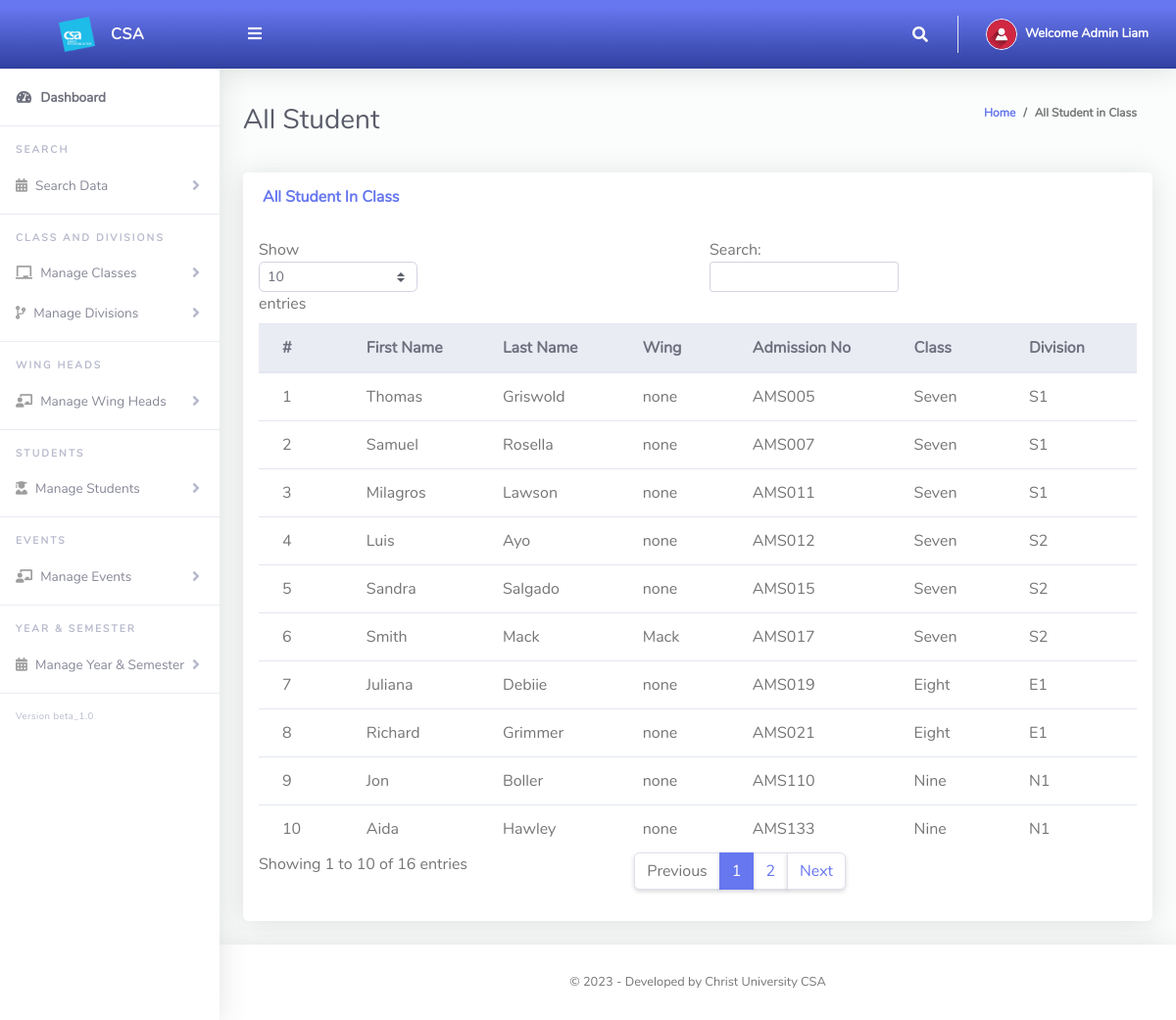
The app's page /Admin/viewStudents.php (signed in) with its own data.
### tables this page shows
CREATE TABLE `tblstudents` (
  `Id` int(10) NOT NULL,
  `firstName` varchar(255) NOT NULL,
  `lastName` varchar(255) NOT NULL,
  `Wing` varchar(255) NOT NULL,
  `admissionNumber` varchar(255) NOT NULL,
  `password` varchar(50) NOT NULL,
  `classId` varchar(10) NOT NULL,
  `classArmId` varchar(10) NOT NULL,
  `dateCreated` varchar(50) NOT NULL
);

CREATE TABLE `tblclass` (
  `Id` int(10) NOT NULL,
  `className` varchar(255) NOT NULL
);

CREATE TABLE `tblclassdivision` (
  `Id` int(10) NOT NULL,
  `classId` varchar(10) NOT NULL,
  `classArmName` varchar(255) NOT NULL,
  `isAssigned` varchar(10) NOT NULL
);

### Admin/viewStudents.php (the view, shortened to what this page needs)
<?php
include '../Includes/dbcon.php';
?>
<!DOCTYPE html>
<html lang="en">
<head>
  <link href="../vendor/fontawesome-free/css/all.min.css" rel="stylesheet" type="text/css">
  <link href="../vendor/bootstrap/css/bootstrap.min.css" rel="stylesheet" type="text/css">
  <link href="css/ruang-admin.min.css" rel="stylesheet">
</head>
<body id="page-top">
  <div id="wrapper">
      <?php include "Includes/sidebar.php";?>
    <div id="content-wrapper" class="d-flex flex-column">
      <div id="content">
       <?php include "Includes/topbar.php";?>
        <div class="container-fluid" id="container-wrapper">
          <div class="d-sm-flex align-items-center justify-content-between mb-4">
            <h1 class="h3 mb-0 text-gray-800">All Student</h1>
            <ol class="breadcrumb">
              <li class="breadcrumb-item"><a href="./">Home</a></li>
              <li class="breadcrumb-item active" aria-current="page">All Student in Class</li>
            </ol>
          </div>
          <div class="row">
            <div class="col-lg-12">
                 <div class="row">
              <div class="col-lg-12">
              <div class="card mb-4">
                <div class="card-header py-3 d-flex flex-row align-items-center justify-content-between">
                  <h6 class="m-0 font-weight-bold text-primary">All Student In Class</h6>
                </div>
                <div class="table-responsive p-3">
                  <table class="table align-items-center table-flush table-hover" id="dataTableHover">
                    <thead class="thead-light">
                      <tr>
                        <th>#</th>
                        <th>First Name</th>
                        <th>Last Name</th>
                        <th>Wing</th>
                        <th>Admission No</th>
                        <th>Class</th>
                        <th>Division</th>
                      </tr>
                    </thead>
                    <tbody>
                  <?php
                      $query = "SELECT tblstudents.Id,tblclass.className,tblclassdivision.classArmName,tblclassdivision.Id AS classArmId,tblstudents.firstName,
                      tblstudents.lastName,tblstudents.Wing,tblstudents.admissionNumber,tblstudents.dateCreated
                      FROM tblstudents
                      INNER JOIN tblclass ON tblclass.Id = tblstudents.classId
                      INNER JOIN tblclassdivision ON tblclassdivision.Id = tblstudents.classArmId";
                      $rs = $conn->query($query);
                      $num = $rs->num_rows;
                      $sn=0;
                      if($num > 0)
                      {
                        while ($rows = $rs->fetch_assoc())
                          {
                             $sn = $sn + 1;
                            echo"
                              <tr>
                                <td>".$sn."</td>
                                <td>".$rows['firstName']."</td>
                                <td>".$rows['lastName']."</td>
                                <td>".$rows['Wing']."</td>
                                <td>".$rows['admissionNumber']."</td>
                                <td>".$rows['className']."</td>
                                <td>".$rows['classArmName']."</td>
                              </tr>";
                          }
                      }
                      else
                      {
                           echo
                           "<div class='alert alert-danger' role='alert'>
                            No Record Found!
                            </div>";
                      }
                      ?>
                    </tbody>
                  </table>
                </div>
              </div>
            </div>
            </div>
          </div>
        </div>
      </div>
       <?php include "Includes/footer.php";?>
    </div>
  </div>
</body>
</html>

### Admin/Includes/sidebar.php (shortened to what this page needs)
<ul class="navbar-nav sidebar sidebar-light accordion " id="accordionSidebar">
     <a class="sidebar-brand d-flex align-items-center bg-gradient-primary  justify-content-center" href="index.php">
       <div class="sidebar-brand-icon" >
         <img src="img/logo/csa logo.png">
       </div>
       <div class="sidebar-brand-text mx-3">CSA</div>
     </a>
     <hr class="sidebar-divider my-0">
     <li class="nav-item active">
       <a class="nav-link" href="index.php">
         <i class="fas fa-fw fa-tachometer-alt"></i>
         <span>Dashboard</span></a>
     </li>
 <hr class="sidebar-divider">
   <div class="sidebar-heading">
     Search
   </div>
 <li class="nav-item">
   <a class="nav-link collapsed" href="#" data-toggle="collapse" data-target="#collapseBootstrapcon8"
     aria-expanded="true" aria-controls="collapseBootstrapcon3">
     <i class="fa fa-calendar-alt"></i>
     <span>Search Data</span>
   </a>
 </li>
     <hr class="sidebar-divider">
     <div class="sidebar-heading">
       Class and Divisions
     </div>
     <li class="nav-item">
       <a class="nav-link collapsed" href="#" data-toggle="collapse" data-target="#collapseBootstrap"
         aria-expanded="true" aria-controls="collapseBootstrap">
         <i class="fas fa-chalkboard"></i>
         <span>Manage Classes</span>
       </a>
     </li>
     <li class="nav-item">
       <a class="nav-link collapsed" href="#" data-toggle="collapse" data-target="#collapseBootstrapusers"
         aria-expanded="true" aria-controls="collapseBootstrapusers">
         <i class="fas fa-code-branch"></i>
         <span>Manage Divisions</span>
       </a>
     </li>
      <hr class="sidebar-divider">
     <div class="sidebar-heading">
       Wing Heads
     </div>
     <li class="nav-item">
       <a class="nav-link collapsed" href="#" data-toggle="collapse" data-target="#collapseBootstrapassests"
         aria-expanded="true" aria-controls="collapseBootstrapassests">
         <i class="fas fa-chalkboard-teacher"></i>
         <span>Manage Wing Heads</span>
       </a>
     </li>
     <hr class="sidebar-divider">
     <div class="sidebar-heading">
       Students
     </div>
      <li class="nav-item">
       <a class="nav-link collapsed" href="#" data-toggle="collapse" data-target="#collapseBootstrap2"
         aria-expanded="true" aria-controls="collapseBootstrap2">
         <i class="fas fa-user-graduate"></i>
         <span>Manage Students</span>
       </a>
     </li>
     <hr class="sidebar-divider">
     <div class="sidebar-heading">
       Events
     </div>
     <li class="nav-item">
       <a class="nav-link collapsed" href="#" data-toggle="collapse" data-target="#collapseBootstrapevent"
         aria-expanded="true" aria-controls="collapseBootstrapevent">
         <i class="fas fa-chalkboard-teacher"></i>
         <span>Manage Events</span>
       </a>
     </li>
     <hr class="sidebar-divider">
     <div class="sidebar-heading">
      Year & Semester
     </div>
      <li class="nav-item">
       <a class="nav-link collapsed" href="#" data-toggle="collapse" data-target="#collapseBootstrapcon"
         aria-expanded="true" aria-controls="collapseBootstrapcon">
         <i class="fa fa-calendar-alt"></i>
         <span>Manage Year & Semester</span>
       </a>
     </li>
     <hr class="sidebar-divider">
     <div class="version" id="version-ruangadmin"></div>
   </ul>

### Admin/Includes/topbar.php (shortened to what this page needs)
<?php
  $query = "SELECT * FROM tbladmin WHERE Id = ".$_SESSION['userId']."";
  $rs = $conn->query($query);
  $rows = $rs->fetch_assoc();
  $fullName = $rows['firstName']." ".$rows['lastName'];
?>
<nav class="navbar navbar-expand navbar-light bg-gradient-primary topbar mb-4 static-top">
          <button id="sidebarToggleTop" class="btn btn-link rounded-circle mr-3">
            <i class="fa fa-bars"></i>
          </button>
          <ul class="navbar-nav ml-auto">
            <li class="nav-item dropdown no-arrow">
              <a class="nav-link dropdown-toggle" href="#" id="searchDropdown" role="button" data-toggle="dropdown"
                aria-haspopup="true" aria-expanded="false">
                <i class="fas fa-search fa-fw"></i>
              </a>
            </li>
            <li class="nav-item dropdown no-arrow">
              <a class="nav-link dropdown-toggle" href="#" id="userDropdown" role="button" data-toggle="dropdown"
                aria-haspopup="true" aria-expanded="false">
                <img class="img-profile rounded-circle" src="img/user-icn.png" style="max-width: 60px">
                <span class="ml-2 d-none d-lg-inline text-white small"><b>Welcome <?php echo $fullName;?></b></span>
              </a>
            </li>
          </ul>
        </nav>

### Admin/Includes/footer.php
<footer class="sticky-footer bg-white">
       <div class="container my-auto">
         <div class="copyright text-center my-auto">
           <span> &copy; <script> document.write(new Date().getFullYear ()); </script> - Developed by Christ University CSA
           </span>
         </div>
       </div>
     </footer>

### records on screen
tblstudents: firstName "Thomas", lastName "Griswold", Wing "none", admissionNumber "AMS005", classId.className "Seven", tblclassdivision.classArmName "S1"
tblstudents: firstName "Samuel", lastName "Rosella", Wing "none", admissionNumber "AMS007", classId.className "Seven", tblclassdivision.classArmName "S1"
tblstudents: firstName "Milagros", lastName "Lawson", Wing "none", admissionNumber "AMS011", classId.className "Seven", tblclassdivision.classArmName "S1"
tblstudents: firstName "Luis", lastName "Ayo", Wing "none", admissionNumber "AMS012", classId.className "Seven", tblclassdivision.classArmName "S2"
tblstudents: firstName "Sandra", lastName "Salgado", Wing "none", admissionNumber "AMS015", classId.className "Seven", tblclassdivision.classArmName "S2"
tblstudents: firstName "Smith", lastName "Mack", Wing "Mack", admissionNumber "AMS017", classId.className "Seven", tblclassdivision.classArmName "S2"
tblstudents: firstName "Juliana", lastName "Debiie", Wing "none", admissionNumber "AMS019", classId.className "Eight", tblclassdivision.classArmName "E1"
tblstudents: firstName "Richard", lastName "Grimmer", Wing "none", admissionNumber "AMS021", classId.className "Eight", tblclassdivision.classArmName "E1"
tblstudents: firstName "Jon", lastName "Boller", Wing "none", admissionNumber "AMS110", classId.className "Nine", tblclassdivision.classArmName "N1"
tblstudents: firstName "Aida", lastName "Hawley", Wing "none", admissionNumber "AMS133", classId.className "Nine", tblclassdivision.classArmName "N1"

### other values on screen
$fullName "Admin Liam"
